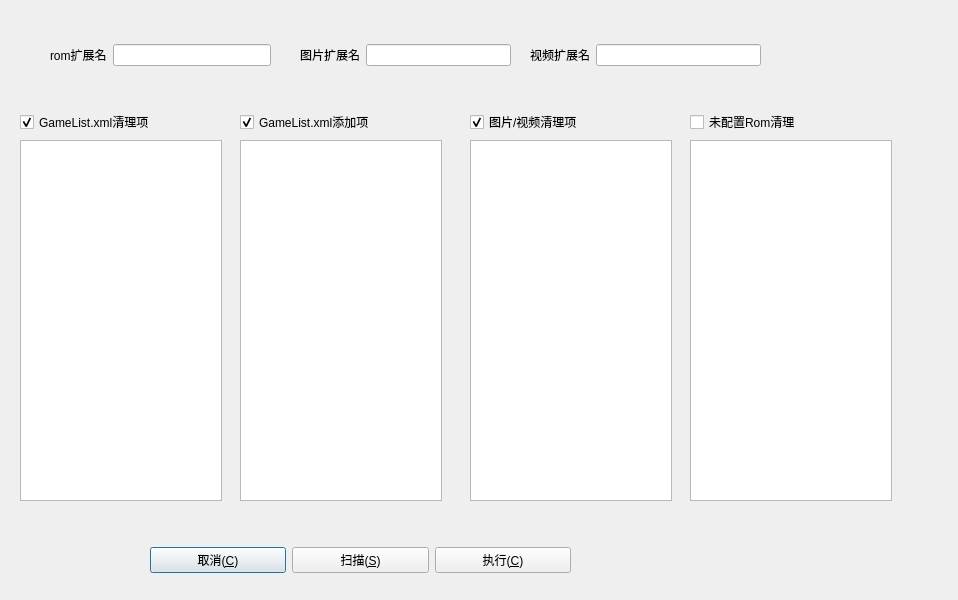
<?xml version="1.0" encoding="UTF-8"?>
<ui version="4.0">
 <class>Dialog</class>
 <widget class="QDialog" name="Dialog">
  <property name="geometry">
   <rect>
    <x>0</x>
    <y>0</y>
    <width>958</width>
    <height>600</height>
   </rect>
  </property>
  <property name="windowTitle">
   <string>Gamelist.xml重建</string>
  </property>
  <widget class="QWidget" name="gridLayoutWidget">
   <property name="geometry">
    <rect>
     <x>20</x>
     <y>110</y>
     <width>202</width>
     <height>391</height>
    </rect>
   </property>
   <layout class="QGridLayout" name="gridLayout">
    <item row="1" column="0">
     <widget class="QListWidget" name="LstClean">
      <property name="minimumSize">
       <size>
        <width>200</width>
        <height>0</height>
       </size>
      </property>
     </widget>
    </item>
    <item row="0" column="0">
     <widget class="QCheckBox" name="cbCleanXml">
      <property name="text">
       <string>GameList.xml清理项</string>
      </property>
      <property name="checked">
       <bool>true</bool>
      </property>
      <property name="tristate">
       <bool>false</bool>
      </property>
     </widget>
    </item>
   </layout>
  </widget>
  <widget class="QWidget" name="gridLayoutWidget_2">
   <property name="geometry">
    <rect>
     <x>240</x>
     <y>110</y>
     <width>202</width>
     <height>391</height>
    </rect>
   </property>
   <layout class="QGridLayout" name="gridLayout_2">
    <item row="1" column="0">
     <widget class="QListWidget" name="LstAdd">
      <property name="minimumSize">
       <size>
        <width>200</width>
        <height>0</height>
       </size>
      </property>
     </widget>
    </item>
    <item row="0" column="0">
     <widget class="QCheckBox" name="cbAddXml">
      <property name="text">
       <string>GameList.xml添加项</string>
      </property>
      <property name="checked">
       <bool>true</bool>
      </property>
      <property name="tristate">
       <bool>false</bool>
      </property>
     </widget>
    </item>
   </layout>
  </widget>
  <widget class="QWidget" name="gridLayoutWidget_4">
   <property name="geometry">
    <rect>
     <x>470</x>
     <y>110</y>
     <width>202</width>
     <height>391</height>
    </rect>
   </property>
   <layout class="QGridLayout" name="gridLayout_4">
    <item row="1" column="0">
     <widget class="QListWidget" name="LstCleanMedia">
      <property name="minimumSize">
       <size>
        <width>200</width>
        <height>0</height>
       </size>
      </property>
     </widget>
    </item>
    <item row="0" column="0">
     <widget class="QCheckBox" name="cbCleanMedia">
      <property name="text">
       <string>图片/视频清理项</string>
      </property>
      <property name="checked">
       <bool>true</bool>
      </property>
      <property name="tristate">
       <bool>false</bool>
      </property>
     </widget>
    </item>
   </layout>
  </widget>
  <widget class="QWidget" name="gridLayoutWidget_5">
   <property name="geometry">
    <rect>
     <x>150</x>
     <y>520</y>
     <width>421</width>
     <height>80</height>
    </rect>
   </property>
   <layout class="QGridLayout" name="gridLayout_5">
    <item row="0" column="0">
     <widget class="QPushButton" name="btnCancel">
      <property name="text">
       <string>取消(&amp;C)</string>
      </property>
     </widget>
    </item>
    <item row="0" column="1">
     <widget class="QPushButton" name="btnScan">
      <property name="text">
       <string>扫描(&amp;S)</string>
      </property>
     </widget>
    </item>
    <item row="0" column="2">
     <widget class="QPushButton" name="btnExec">
      <property name="text">
       <string>执行(&amp;C)</string>
      </property>
     </widget>
    </item>
   </layout>
  </widget>
  <widget class="QWidget" name="gridLayoutWidget_6">
   <property name="geometry">
    <rect>
     <x>50</x>
     <y>30</y>
     <width>221</width>
     <height>51</height>
    </rect>
   </property>
   <layout class="QGridLayout" name="gridLayout_6">
    <item row="0" column="0">
     <widget class="QLabel" name="label">
      <property name="text">
       <string>rom扩展名</string>
      </property>
     </widget>
    </item>
    <item row="0" column="1">
     <widget class="QLineEdit" name="leRomExt"/>
    </item>
   </layout>
  </widget>
  <widget class="QWidget" name="gridLayoutWidget_7">
   <property name="geometry">
    <rect>
     <x>300</x>
     <y>30</y>
     <width>211</width>
     <height>51</height>
    </rect>
   </property>
   <layout class="QGridLayout" name="gridLayout_7">
    <item row="0" column="0">
     <widget class="QLabel" name="label_2">
      <property name="text">
       <string>图片扩展名</string>
      </property>
     </widget>
    </item>
    <item row="0" column="1">
     <widget class="QLineEdit" name="lePicExt"/>
    </item>
   </layout>
  </widget>
  <widget class="QWidget" name="gridLayoutWidget_8">
   <property name="geometry">
    <rect>
     <x>530</x>
     <y>30</y>
     <width>231</width>
     <height>51</height>
    </rect>
   </property>
   <layout class="QGridLayout" name="gridLayout_8">
    <item row="0" column="0">
     <widget class="QLabel" name="label_3">
      <property name="text">
       <string>视频扩展名</string>
      </property>
     </widget>
    </item>
    <item row="0" column="1">
     <widget class="QLineEdit" name="leVideoExt"/>
    </item>
   </layout>
  </widget>
  <widget class="QWidget" name="gridLayoutWidget_9">
   <property name="geometry">
    <rect>
     <x>690</x>
     <y>110</y>
     <width>202</width>
     <height>391</height>
    </rect>
   </property>
   <layout class="QGridLayout" name="gridLayout_9">
    <item row="1" column="0">
     <widget class="QListWidget" name="LstCleanRom">
      <property name="minimumSize">
       <size>
        <width>200</width>
        <height>0</height>
       </size>
      </property>
     </widget>
    </item>
    <item row="0" column="0">
     <widget class="QCheckBox" name="cbCleanRom">
      <property name="text">
       <string>未配置Rom清理</string>
      </property>
      <property name="checked">
       <bool>false</bool>
      </property>
      <property name="tristate">
       <bool>false</bool>
      </property>
     </widget>
    </item>
   </layout>
  </widget>
 </widget>
 <resources/>
 <connections/>
</ui>
